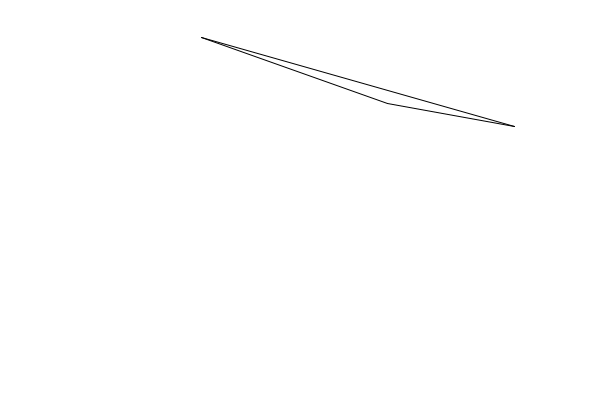
Frame 1 (no input)
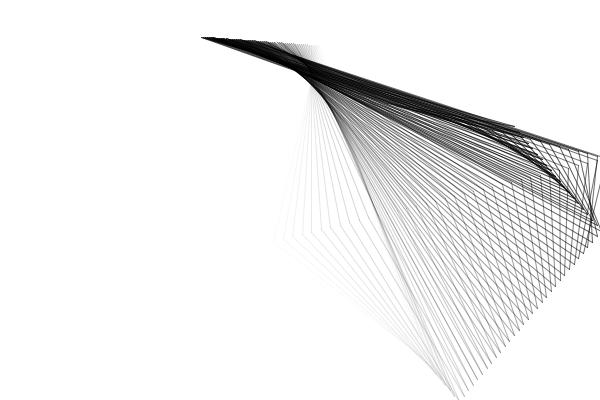
Frame 60 (the mouse pressed at the canvas centre just before this capture)
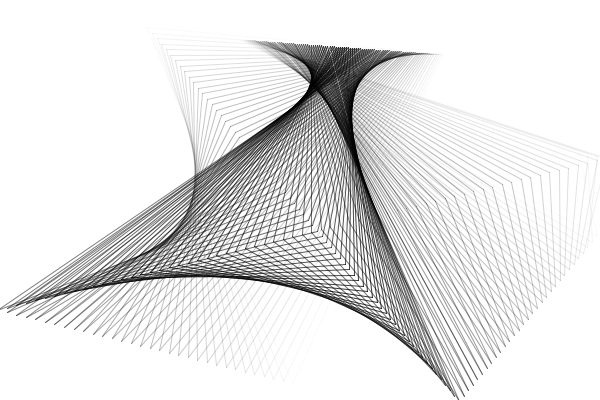
Frame 120 (the mouse held since frame 60 and released just before this capture)

The Processing sketch that drew these frames (run headless with seeded random() and noise(); from frame 60 on, the mouse is pressed at the canvas centre):

// Processing sketch: processing_185187
// ── processing_185187.pde

Point p1, p2, p3;
ArrayList<Triangle> Triangles;
void setup(){
  size(600,400);
  smooth();
  Triangles = new ArrayList<Triangle>();
  p1 = new Point(new PVector(random(width),random(height)), new PVector(random(100)/10,random(100)/10));
  p2 = new Point(new PVector(random(width),random(height)), new PVector(random(100)/10,random(100)/10));
  p3 = new Point(new PVector(random(width),random(height)), new PVector(random(100)/10,random(100)/10));
  Triangles.add(new Triangle(p1,p2,p3,color(0,0,0,0)));
}

  void draw(){
    background(255);
    for(int i = Triangles.size()-1; i>=0; i--){
      Triangle triangle = Triangles.get(i);
      triangle.display();
      triangle.update(4);
      if (alpha(triangle.c) == 1 && triangle.a==true) Triangles.remove(i);
      
    }
      
    p1.update();
    p2.update();
    p3.update();
    Triangles.add(new Triangle(p1,p2,p3,color(0,0,0,1)));
  }
  
  
  
class Triangle{
  Point p1, p2, p3;
  boolean a;
  color c;
  Triangle(Point p1_, Point p2_, Point p3_, color c_){
    p1 = new Point(p1_.pos,p1_.vel);
    p2 = new Point(p2_.pos,p2_.vel);
    p3 = new Point(p3_.pos,p3_.vel);
    c = c_;
    a = false;
  }
  
  void display(){
    stroke(c);
    line(p1.pos.x,p1.pos.y,p2.pos.x,p2.pos.y);
    line(p2.pos.x,p2.pos.y,p3.pos.x,p3.pos.y);
    line(p3.pos.x,p3.pos.y,p1.pos.x,p1.pos.y);
  }
  void update(float inc){
    float cn;
    if(!a){
      cn = alpha(c) + inc;
      if (cn>=200) a = true;
      if (cn<=0) cn = 0;
    }
    else{
      cn = alpha(c) - inc;
      if (cn>=255) cn = 255;
      if (cn<=1) cn = 1;
    }
    c = color(red(c),green(c),blue(c),cn);
  }
}
class Point{
  PVector pos,vel;
  
  Point(PVector pos_, PVector vel_){
    pos = pos_.get();
    vel = vel_.get();
  }
  
  void update(){
    pos.add(vel);
    if (pos.x<0 || pos.x>width){
      vel.x = -vel.x;
    }
    if (pos.y<0 || pos.y>height){
      vel.y = -vel.y;
    }
  }
}   
